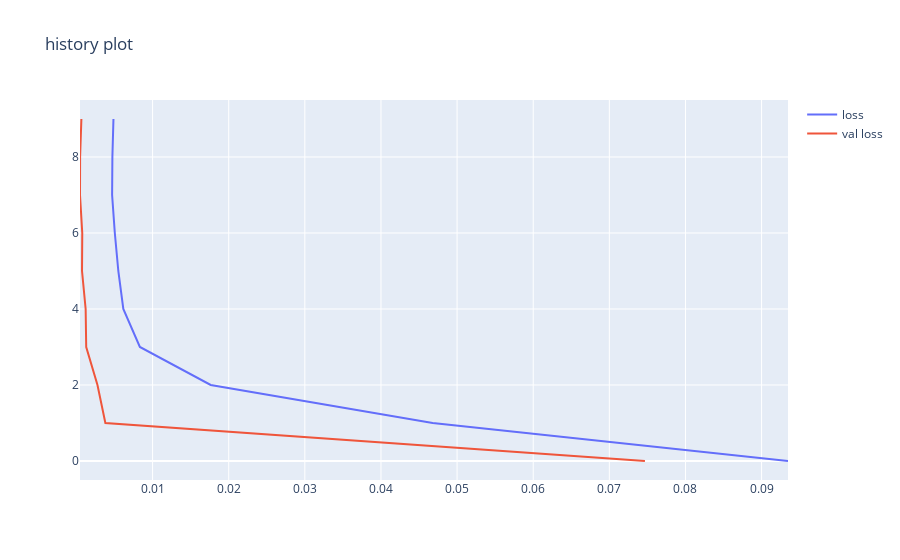

Notebook code for this chart:
### Code cell
import plotly.graph_objects as go

hist = pd.DataFrame(history.history)

fig = go.Figure()
fig.add_trace(go.Scatter(x=hist['loss'], name='loss', mode='lines'))
fig.add_trace(go.Scatter(x=hist['val_loss'], name='val loss', mode='lines'))
fig.update_layout(title='history plot')
fig.show()

### Figure 1 — Plotly figure (JSON) as saved in the notebook; plotly's stock layout.template omitted (floating-point values rounded to 4 significant figures)
{"data": [{"mode": "lines", "name": "loss", "type": "scatter", "x": [0.09347, 0.04679, 0.01763, 0.00833, 0.006156, 0.005499, 0.005039, 0.004684, 0.004719, 0.00486]}, {"mode": "lines", "name": "val loss", "type": "scatter", "x": [0.07467, 0.003799, 0.00276, 0.001281, 0.001207, 0.0007297, 0.0007612, 0.0004649, 0.0004777, 0.0006474]}], "layout": {"title": {"text": "history plot"}}}
